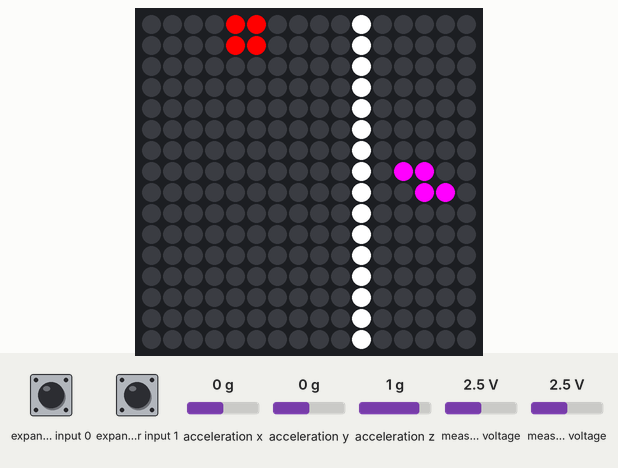
The sketch below on a simulated Arduino Uno, built with avr-gcc and run on an emulated ATmega328P. Parts: 16×16 RGB LED matrix (first LED top left, wired row by row). Wiring (inferred from the names in the program): Wii Nunchuk at I2C address 0x52. The test bench sets the inputs (shaded band); at power-on: expander input 0 HIGH, expander input 1 HIGH, acceleration x 0 g, acceleration y 0 g, acceleration z 1 g, measured voltage 2.5 V. Random numbers use the default seed unless the sketch sets one.

Above: at 0.1 s.
At 4.1 s:
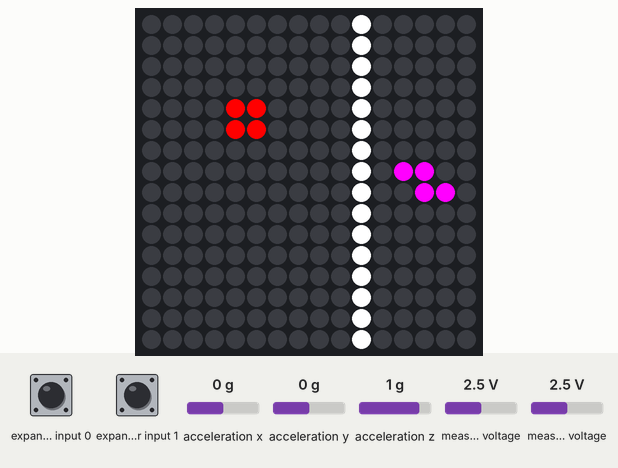
At 9.1 s:
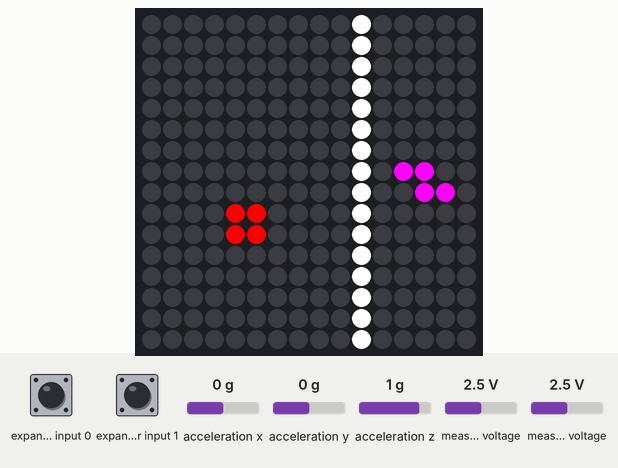
At 19.1 s:
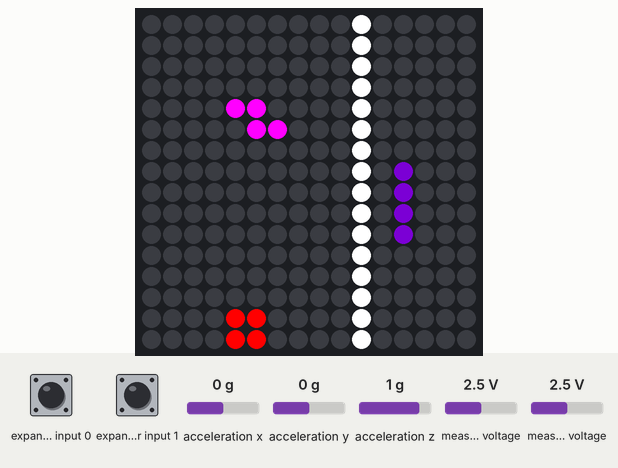
At 28.1 s:
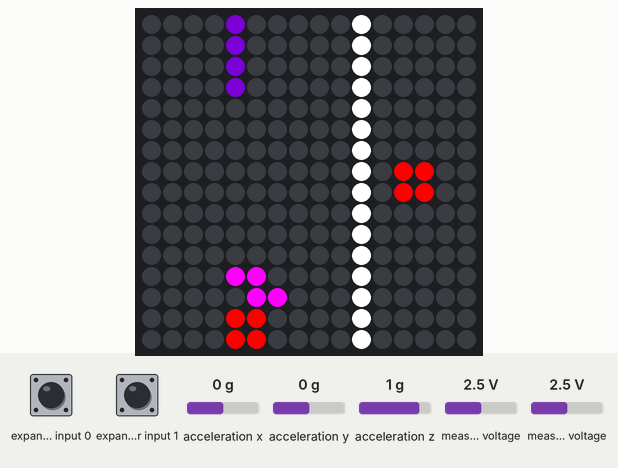
At 38.1 s:
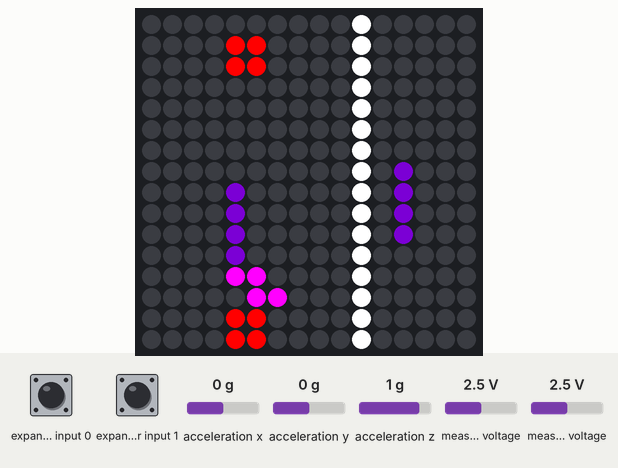

The sketch:

Tetris.ino
```cpp
// (licence header left out)
#include <Adafruit_NeoPixel.h>

#include "GamePiece.h"
#include "WS2812_Definitions.h"

#include "Wire.h"
#include "WiiClassic.h"
WiiClassic wii = WiiClassic();


#define PIN 4

#define LED_ROWS 16
#define LED_COLUMNS 16
#define LED_COUNT 256 //LED_ROWS * LED_COLUMNS

#define GAME_COLUMNS 10
#define GAME_ROWS 16

byte gameField[GAME_ROWS * GAME_COLUMNS];

Adafruit_NeoPixel leds = Adafruit_NeoPixel(LED_COUNT, PIN, NEO_GRB + NEO_KHZ800);

byte p1[4] = { 1, 1, 1, 1};
byte p2[6] = { 2, 2, 2, 0, 2, 0};
byte p3[6] = { 3, 0, 3, 0, 3, 3};
byte p4[6] = { 0, 4, 0, 4, 4, 4};
byte p5[6] = { 5, 5, 0, 0, 5, 5};
byte p6[6] = { 0, 6, 6, 6, 6, 0};
byte p7[4] = { 7, 7, 7, 7 };

GamePiece  _gamePieces[7] =
{
	GamePiece(2, 2, p1 ),
	GamePiece(3, 2, p2 ),
	GamePiece(3, 2, p3 ),
	GamePiece(2, 3, p4 ),
	GamePiece(2, 3, p5 ),
	GamePiece(2, 3, p6 ),
	GamePiece(4, 1, p7 )
};

unsigned long colors[7] =
{
	RED,
	BLUE,
	GREEN,
	YELLOW,
	MAGENTA,
	SALMON,
	INDIGO
};

GamePiece * fallingPiece = NULL;
GamePiece * nextPiece = NULL;

byte gameLevel = 1;
byte currentRow = 0;
byte currentColumn = 0;
byte gameLines = 0;
boolean gameOver = false;

unsigned long loopStartTime = 0;

float Normalize(int min, int max, int value)
{
	float result = -1.0 + (float)((value - min) << 1) / (max - min);
	return result < -1 ? -1 : result > 1 ? 1 : result;
}

void clearLEDs()
{
	for (int i=0; i<LED_COUNT; i++)
	{
		leds.setPixelColor(i, 0);
	}
}

void setup() {
	randomSeed(analogRead(0));

	//Serial.begin(9600);

	//init the game
	wii.begin();
	wii.update();
	leds.begin();
	clearLEDs();
	startGame();
	leds.show();

}


void loop() {
	//read input
	readButtons();

	//check if enough time passed to move the piece
	//with each level this time is geting shorter
	if( millis() - loopStartTime > (800 / (gameLevel * 0.80)) )
	{
		if( !gameOver )
		{
			moveDown();
			gameOver = !isValidLocation(*fallingPiece, currentColumn, currentRow);
		}
		loopStartTime = millis();

		render();
	}
}


int leftXState = 0, newXState = 0;
int leftYState = 0, newYState = 0;

/// <summary>
/// Read buttons of the Wii classic controller and apply the actions
/// </summary>
void readButtons()
{
	wii.update();

	if (wii.yPressed()) {
		if( gameOver )
		{
			startGame();
			return;
		}
		else
			rotateLeft();
	}

	if (wii.aPressed()) {
		if( gameOver )
		{
			startGame();
			return;
		}
		else
			rotateRight();
	}

	if (wii.bPressed()) {
		if( gameOver )
		{
			startGame();
			return;
		}
		else
			drop();
	}

	if( !gameOver )
	{
		float leftX = Normalize(-26,26,wii.leftStickX());
		float leftY = Normalize(-26,26,wii.leftStickY());

		if( leftX < -0.5 )
			newXState = -1;
		else if( leftX > 0.5 )
			newXState =1;
		else
			newXState = 0;

		if( newXState != leftXState )
		{
			leftXState = newXState;

			if( leftXState == -1 )
				moveLeft();
			else if( leftXState == 1 )
				moveRight();
		}
	}

	//   if( leftY < -0.5 )
	//    newYState = -1;
	//   else if( leftY > 0.5 )
	//    newYState =1;
	//   else
	//    newYState = 0;
	//
	//    if( newYState != leftYState )
	//    {
	//      leftYState = newYState;
	//      if( leftYState != 0 )
	//      {
	//      int odd = (CurLed / 16) % 2;
	//
	//      Serial.println(CurLed);
	//      Serial.println(odd);
	//
	//      if( leftYState == -1 )
	//      {
	//         if( !odd )
	//           CurLed=(CurLed & 0xFFFFFFE0) - 1 - (CurLed%16);
	//         else
	//           CurLed=(((CurLed>>4)-1)<<4) + 15-(CurLed%16);
	//      }
	//       else if( leftYState == 1 )
	//       {
	//         if( !odd )
	//           CurLed=(CurLed & 0xFFFFFFE0) + 32 - 1 - CurLed%16;
	//         else
	//           CurLed=((1+(CurLed>>4))<<4) + 15-(CurLed%16);
	//       }
	//
	//       Serial.println(CurLed);
	//      }
	//    }
}

/// <summary>
/// Conversion from traditional coordinats into matrix's zig zag order
/// </summary>
void setColor( int row, int column, unsigned long color)
{
	int odd = row%2;
	int led = 0;

	if( !odd )
		led = (row<<4)+column;
	else
		led= ((row+1)<<4)-1 - column;

	leds.setPixelColor(led,color);
}

/// <summary>
/// Main rendering routine
/// </summary>
void render()
{
	int value = 0;
	unsigned long color = 0;

	//render game field first
	for( int row = 0; row < GAME_ROWS; row++)
	{
		for( int col = 0; col < GAME_COLUMNS; col++)
		{
			color = 0;
			value = gameField[row * GAME_COLUMNS+col];
			if( value > 0)
				color = colors[value-1];
			setColor(row,col, color);
		}
	}

	//render falling piece
	for( int row = 0; row < fallingPiece->Rows; row++)
	{
		for( int col = 0; col < fallingPiece->Columns; col++)
		{
			value = (*fallingPiece)(row,col);
			if( value > 0)
				setColor(currentRow+row,currentColumn+col, colors[value-1]);
		}
	}

	//render divider line
	for( int row = 0; row < LED_ROWS; row++)
	{
		for( int col = GAME_COLUMNS; col < LED_COLUMNS; col ++)
		{
			if( col == GAME_COLUMNS )
				setColor(row,col, WHITE);
			else
				setColor(row,col, 0);
		}
	}

	//render next piece
	for( int row = 0; row < nextPiece->Rows; row++)
	{
		for( int col = 0; col < nextPiece->Columns; col++)
		{
			value = (*nextPiece)(row,col);
			if( value > 0)
				setColor(7+row,12+col, colors[value-1]);
			else
				setColor(7+row,12+col, 0);
		}
	}

	leds.show();
}

/// <summary>
/// Start new game
/// </summary>
void startGame()
{
	Serial.println("Start game");
	nextPiece=NULL;
	gameLines = 0;
	loopStartTime = 0;
	newLevel(1);
	gameOver = false;
	render();
}

/// <summary>
/// Start a level
/// </summary>
void newLevel(uint8_t level)
{
	gameLevel = level;
	emptyField();
	newPiece();
}

/// <summary>
/// Empty game field (only part where game piece can be located
/// </summary>
void emptyField()
{
	for(int i = 0; i < GAME_ROWS * GAME_COLUMNS; i++ )
	{
		gameField[i] = 0;
	}
}

/// <summary>
/// Get new piece
/// </summary>
void newPiece()
{
	int next;

	currentColumn = 4;
	currentRow = 0;


	if (nextPiece == NULL)
	{
		next = random(100) % 7;
		nextPiece = &_gamePieces[next];
	}

	if( fallingPiece != NULL )
		delete fallingPiece;

	fallingPiece = new GamePiece(*nextPiece);

	next = random(100) % 7;
	nextPiece = &_gamePieces[next];
}

/// <summary>
/// Check if the piece can be placed at the given location
/// </summary>
boolean isValidLocation(GamePiece & piece, byte column, byte row)
{
	for (int i = 0; i < piece.Rows; i++)
		for (int j = 0; j < piece.Columns; j++)
		{
			int newRow = i + row;
			int newColumn = j + column;

			//location is outside of the fieled
			if (newColumn < 0 || newColumn > GAME_COLUMNS - 1 || newRow < 0 || newRow > GAME_ROWS - 1)
			{
				//piece part in that location has a valid square - not good
				if (piece(i, j) != 0)
					return false;
			}else
			{
				//location is in the field but is already taken, pice part for that location has non-empty square
				if (gameField[newRow*GAME_COLUMNS + newColumn] != 0 && piece(i, j) != 0)
					return false;
			}
		}

		return true;
}

/// <summary>
/// Move the piece down
/// </summary>
void moveDown()
{
	if (isValidLocation(*fallingPiece, currentColumn, currentRow + 1))
	{
		currentRow +=1;
		return;
	}


	//The piece can't be moved anymore, merge it into the game field
	for (int i = 0; i < fallingPiece->Rows; i++)
	{
		for (int j = 0; j < fallingPiece->Columns; j++)
		{
			byte value = (*fallingPiece)(i, j);
			if (value != 0)
				gameField[(i + currentRow) * GAME_COLUMNS + (j + currentColumn)] = value;
		}
	}

	//Piece is merged update the score and get a new pice
	updateScore();
	newPiece();
}

/// <summary>
/// Drop it all the way down
/// </summary>
void drop()
{
	while (isValidLocation(*fallingPiece, currentColumn, currentRow + 1))
		moveDown();
}

/// <summary>
/// Move falling game piece to the left
/// </summary>
void moveLeft()
{
	if (isValidLocation(*fallingPiece, currentColumn - 1, currentRow))
		currentColumn--;
}


/// <summary>
/// Move falling game piece to the right
/// </summary>
void moveRight()
{
	if (isValidLocation(*fallingPiece, currentColumn + 1, currentRow))
		currentColumn++;
}

/// <summary>
/// Rotate falling game piece CW
/// </summary>
void rotateRight()
{
	GamePiece * rotated = fallingPiece->rotateRight();

	if (isValidLocation(*rotated, currentColumn, currentRow))
	{
		delete fallingPiece;
		fallingPiece = rotated;
	}else
        {
          delete rotated;
        }
}

/// <summary>
/// Rotate falling game piece CCW
/// </summary>
void rotateLeft()
{
	GamePiece * rotated = fallingPiece->rotateLeft();

	if (isValidLocation(*rotated, currentColumn, currentRow))
	{
		delete fallingPiece;
		fallingPiece = rotated;
	}else
        {
          delete rotated;
        }
}

/// <summary>
/// Clean good line(s), shift the rest down and update the score if required
/// </summary>
void updateScore()
{
	int count = 0;
	for (int row = 1; row < GAME_ROWS; row++)
	{
		boolean goodLine = true;
		for (int col = 0; col < GAME_COLUMNS; col++)
		{
			if (gameField[row *GAME_COLUMNS + col] == 0)
				goodLine = false;
		}

		if (goodLine)
		{
			count++;
			for (int i = row; i > 0; i--)
				for (int j = 0; j < GAME_COLUMNS; j++)
					gameField[i *GAME_COLUMNS +j] = gameField[(i - 1)*GAME_COLUMNS+ j];
		}
	}


	if (count > 0)
	{
		//_gameScore += count * (_gameLevel * 10);
		gameLines += count;


		int nextLevel = (gameLines / GAME_ROWS) + 1;
		if (nextLevel > gameLevel)
		{
			gameLevel = nextLevel;
			newLevel(gameLevel);
		}
	}
}
```

GamePiece.cpp
```cpp
// (licence header left out)
#include "GamePiece.h"

GamePiece::GamePiece(uint8_t rows, uint8_t columns, uint8_t * inputArray)
{
        _freeData = true;
	this->Rows = rows;
	this->Columns = columns;
	if( !inputArray )
        {
		this->_data = (uint8_t*)malloc(rows * columns);
        }
	else
        {
		this->_data = inputArray;
                _freeData = false;
        }
}

GamePiece::GamePiece(const GamePiece& copyFrom)
{
        _freeData = true;
	this->Rows = copyFrom.Rows;
	this->Columns = copyFrom.Columns;

	this->_data = (uint8_t*)malloc(Rows * Columns);
	memcpy(this->_data, copyFrom._data, Rows*Columns);
}

GamePiece::~GamePiece()
{
  if( _freeData )
    free(this->_data);
}

uint8_t& GamePiece::operator()(const int rowIndex, const int columnIndex)
{
	return _data[rowIndex*Columns+columnIndex];
}

GamePiece * GamePiece::rotateLeft()
{
	GamePiece * pRet = new GamePiece(Columns, Rows);
	for (int row = 0; row < Rows; row++)
		for (int col = 0; col < Columns; col++)
			(*pRet)(pRet->Rows - col - 1, row) = (*this)(row, col);

	return pRet;
}

GamePiece * GamePiece::rotateRight()
{
	GamePiece * pRet = new GamePiece(Columns, Rows);
	for (int row = 0; row < Rows; row++)
		for (int col = 0; col < Columns; col++)
			(*pRet)(col, pRet->Columns - row - 1) = (*this)(row, col);

	return pRet;
}
```

GamePiece.h
```cpp
// (licence header left out)
#ifndef _GAMEPIECE_H_
#define _GAMEPIECE_H_

#include "Arduino.h"

class GamePiece
{
public:
	GamePiece(uint8_t rows, uint8_t columns, uint8_t * inputArray = NULL);
	GamePiece(const GamePiece& copyFrom);
	~GamePiece();

	GamePiece * rotateLeft();
	GamePiece * rotateRight();
	uint8_t& operator() (const int rowIndex, const int columnIndex);

	uint8_t Rows;
	uint8_t Columns;
private:

        boolean _freeData;
	uint8_t * _data;
};

#endif // _GAMEPIECE_H_
```

WS2812_Definitions.h
```cpp
/*
  Bunches of definitions for the WS2812 Breakout Board example code

*/

// These are for the cascade function
#define TOP_DOWN 0
#define DOWN_TOP 1

/* A world of colors to set your LED to
  Standard HTML Color Codes sorted by Hex Value
    to see the colors in action, check out:
   http://www.w3schools.com/html/html_colorvalues.asp */

#define BLACK			0x000000
#define NAVY			0x000080
#define DARKBLUE		0x00008B
#define MEDIUMBLUE		0x0000CD
#define BLUE			0x0000FF
#define DARKGREEN		0x006400
#define GREEN			0x008000
#define TEAL			0x008080
#define DARKCYAN		0x008B8B
#define DEEPSKYBLUE		0x00BFFF
#define DARKTURQUOISE		0x00CED1
#define MEDIUMSPRINGGREEN	0x00FA9A
#define LIME			0x00FF00
#define SPRINGGREEN		0x00FF7F
#define AQUA			0x00FFFF
#define CYAN			0x00FFFF
#define MIDNIGHTBLUE		0x191970
#define DODGERBLUE		0x1E90FF
#define LIGHTSEAGREEN		0x20B2AA
#define FORESTGREEN		0x228B22
#define SEAGREEN		0x2E8B57
#define DARKSLATEGRAY		0x2F4F4F
#define LIMEGREEN		0x32CD32
#define MEDIUMSEAGREEN		0x3CB371
#define TURQUOISE		0x40E0D0
#define ROYALBLUE		0x4169E1
#define STEELBLUE		0x4682B4
#define DARKSLATEBLUE		0x483D8B
#define MEDIUMTURQUOISE		0x48D1CC
#define INDIGO 			0x4B0082
#define DARKOLIVEGREEN		0x556B2F
#define CADETBLUE		0x5F9EA0
#define CORNFLOWERBLUE		0x6495ED
#define MEDIUMAQUAMARINE	0x66CDAA
#define DIMGRAY			0x696969
#define SLATEBLUE		0x6A5ACD
#define OLIVEDRAB		0x6B8E23
#define SLATEGRAY		0x708090
#define LIGHTSLATEGRAY		0x778899
#define MEDIUMSLATEBLUE		0x7B68EE
#define LAWNGREEN		0x7CFC00
#define CHARTREUSE		0x7FFF00
#define AQUAMARINE		0x7FFFD4
#define MAROON			0x800000
#define PURPLE			0x800080
#define OLIVE			0x808000
#define GRAY			0x808080
#define SKYBLUE			0x87CEEB
#define LIGHTSKYBLUE		0x87CEFA
#define BLUEVIOLET		0x8A2BE2
#define DARKRED			0x8B0000
#define DARKMAGENTA		0x8B008B
#define SADDLEBROWN		0x8B4513
#define DARKSEAGREEN		0x8FBC8F
#define LIGHTGREEN		0x90EE90
#define MEDIUMPURPLE		0x9370DB
#define DARKVIOLET		0x9400D3
#define PALEGREEN		0x98FB98
#define DARKORCHID		0x9932CC
#define YELLOWGREEN		0x9ACD32
#define SIENNA			0xA0522D
#define BROWN			0xA52A2A
#define DARKGRAY		0xA9A9A9
#define LIGHTBLUE		0xADD8E6
#define GREENYELLOW		0xADFF2F
#define PALETURQUOISE	        0xAFEEEE
#define LIGHTSTEELBLUE		0xB0C4DE
#define POWDERBLUE		0xB0E0E6
#define FIREBRICK		0xB22222
#define DARKGOLDENROD		0xB8860B
#define MEDIUMORCHID		0xBA55D3
#define ROSYBROWN		0xBC8F8F
#define DARKKHAKI		0xBDB76B
#define SILVER			0xC0C0C0
#define MEDIUMVIOLETRED	        0xC71585
#define INDIANRED 		0xCD5C5C
#define PERU			0xCD853F
#define CHOCOLATE		0xD2691E
#define TAN			0xD2B48C
#define LIGHTGRAY		0xD3D3D3
#define THISTLE			0xD8BFD8
#define ORCHID			0xDA70D6
#define GOLDENROD		0xDAA520
#define PALEVIOLETRED		0xDB7093
#define CRIMSON			0xDC143C
#define GAINSBORO		0xDCDCDC
#define PLUM			0xDDA0DD
#define BURLYWOOD		0xDEB887
#define LIGHTCYAN		0xE0FFFF
#define LAVENDER		0xE6E6FA
#define DARKSALMON		0xE9967A
#define VIOLET			0xEE82EE
#define PALEGOLDENROD		0xEEE8AA
#define LIGHTCORAL		0xF08080
#define KHAKI			0xF0E68C
#define ALICEBLUE		0xF0F8FF
#define HONEYDEW		0xF0FFF0
#define AZURE			0xF0FFFF
#define SANDYBROWN		0xF4A460
#define WHEAT			0xF5DEB3
#define BEIGE			0xF5F5DC
#define WHITESMOKE		0xF5F5F5
#define MINTCREAM		0xF5FFFA
#define GHOSTWHITE		0xF8F8FF
#define SALMON			0xFA8072
#define ANTIQUEWHITE		0xFAEBD7
#define LINEN			0xFAF0E6
#define LIGHTGOLDENRODYELLOW	0xFAFAD2
#define OLDLACE			0xFDF5E6
#define RED			0xFF0000
#define FUCHSIA			0xFF00FF
#define MAGENTA			0xFF00FF
#define DEEPPINK		0xFF1493
#define ORANGERED		0xFF4500
#define TOMATO			0xFF6347
#define HOTPINK			0xFF69B4
#define CORAL			0xFF7F50
#define DARKORANGE		0xFF8C00
#define LIGHTSALMON		0xFFA07A
#define ORANGE			0xFFA500
#define LIGHTPINK		0xFFB6C1
#define PINK			0xFFC0CB
#define GOLD			0xFFD700
#define PEACHPUFF		0xFFDAB9
#define NAVAJOWHITE		0xFFDEAD
#define MOCCASIN		0xFFE4B5
#define BISQUE			0xFFE4C4
#define MISTYROSE		0xFFE4E1
#define BLANCHEDALMOND		0xFFEBCD
#define PAPAYAWHIP		0xFFEFD5
#define LAVENDERBLUSH		0xFFF0F5
#define SEASHELL		0xFFF5EE
#define CORNSILK		0xFFF8DC
#define LEMONCHIFFON		0xFFFACD
#define FLORALWHITE		0xFFFAF0
#define SNOW			0xFFFAFA
#define YELLOW			0xFFFF00
#define LIGHTYELLOW		0xFFFFE0
#define IVORY			0xFFFFF0
#define WHITE			0xFFFFFF
```

Source omitted: WiiClassic.h (4559 bytes)

Measured:
- what the display in image 1 shows lasts 1.0 s, from 4.0 s to 5.0 s
